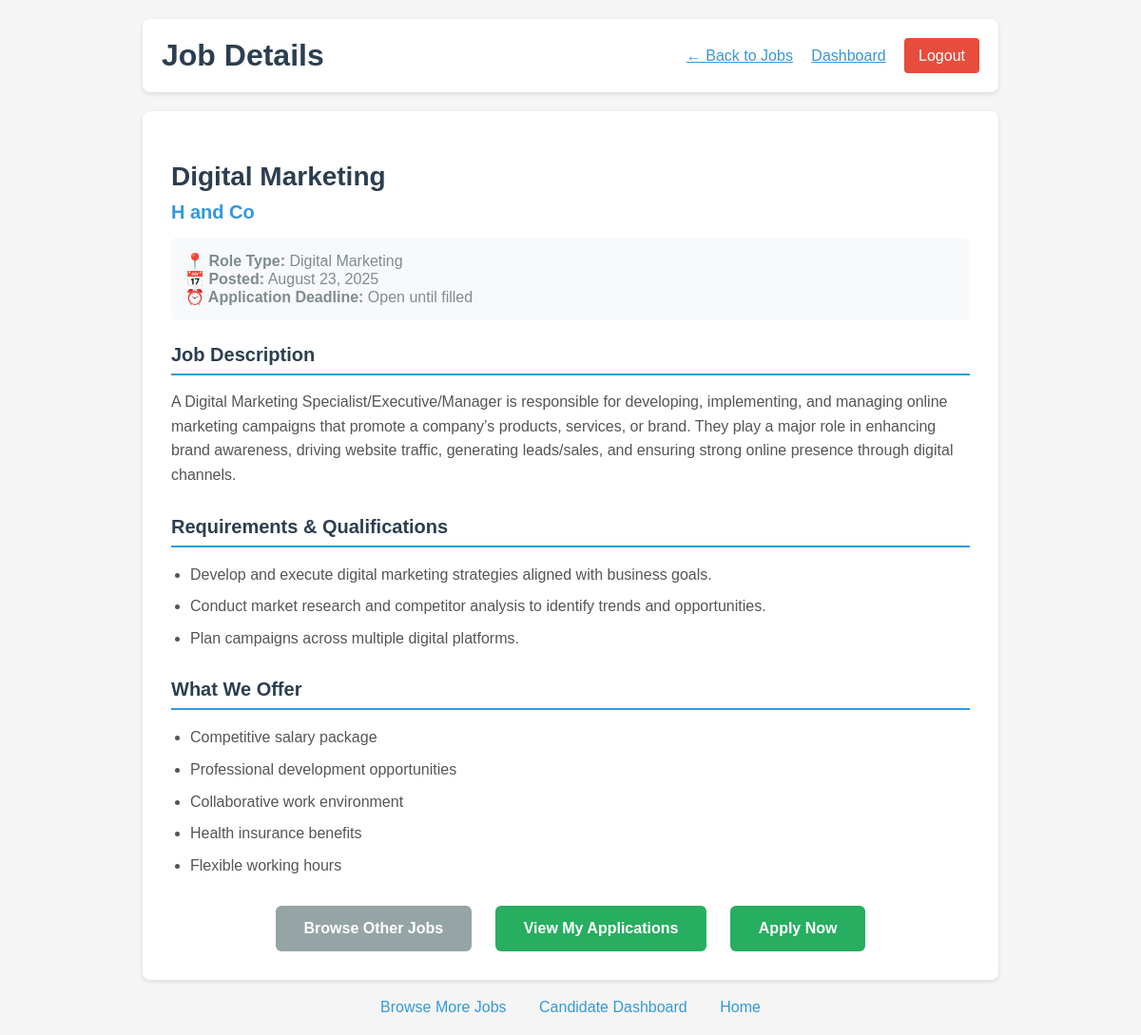
/job/3 (signed in), run on the app's committed database.
### app.py (models this page shows, shortened)
class Job(db.Model):
    id = db.Column(db.Integer, primary_key=True)
    title = db.Column(db.String(100), nullable=False)
    description = db.Column(db.Text, nullable=False)
    requirements = db.Column(db.Text)
    role_type = db.Column(db.String(50), nullable=False)  # e.g., 'Developer', 'UI/UX', 'Marketing'
    company_id = db.Column(db.Integer, db.ForeignKey('company.id'), nullable=False)
    date_posted = db.Column(db.DateTime, nullable=False, default=datetime.utcnow)
    applications = db.relationship('Application', backref='position', lazy=True)

class Company(UserMixin, db.Model):
    id = db.Column(db.Integer, primary_key=True)
    company_name = db.Column(db.String(100), unique=True, nullable=False)
    email = db.Column(db.String(120), unique=True, nullable=False)
    password_hash = db.Column(db.String(128))
    jobs = db.relationship('Job', backref='employer', lazy=True)

### app.py (the view)
@app.route('/job/<int:job_id>')
@login_required
def view_job(job_id):
    if not isinstance(current_user, Candidate):
        flash('Access denied. Please login as a candidate.', 'error')
        return redirect(url_for('login'))
    job = Job.query.get_or_404(job_id)
    application = Application.query.filter_by(
        candidate_id=current_user.id,
        job_id=job_id
    ).first()
    has_applied = application is not None
    application_status = None
    if has_applied:
        application_status = application.status
    return render_template('job_details.html',
                         user=current_user,
                         job=job,
                         has_applied=has_applied,
                         application=application,  # Add this line
                         application_status=application_status)

### app.py (called while the page is built)
@login_manager.user_loader
def load_user(user_id):
    print(f"Trying to load user with ID: {user_id}")
    if not user_id or '_' not in user_id:
        print("Invalid user ID format")
        return None
    try:
        user_type, id_num = user_id.split('_', 1)
        id_num = int(id_num)
        if user_type == 'candidate':
            user = Candidate.query.get(id_num)
            if user:
                print(f"Loaded candidate: {user.username}")
            return user
        elif user_type == 'company':
            user = Company.query.get(id_num)
            if user:
                print(f"Loaded company: {user.company_name}")
            return user
        else:
            print(f"Unknown user type: {user_type}")
            return None
    except ValueError:
        print(f"Invalid user ID format: {user_id}")
        return None

### templates/job_details.html (shortened to what this page needs)
<!DOCTYPE html>
<html lang="en">
<head>
</head>
<body>
    <div class="header">
        <h1 class="welcome">Job Details</h1>
        <div>
            <a href="{{ url_for('browse_jobs') }}" style="margin-right: 15px; color: #3498db;">← Back to Jobs</a>
            <a href="{{ url_for('candidate_dashboard') }}" style="margin-right: 15px; color: #3498db;">Dashboard</a>
            <a href="{{ url_for('logout') }}" class="logout-btn">Logout</a>
        </div>
    </div>
    <div class="job-details-container">
        <div class="job-header">
            <h2 class="job-title">{{ job.title }}</h2>
            <div class="company-name">{{ job.employer.company_name }}</div>
            <div class="job-meta">
                <strong>📍 Role Type:</strong> {{ job.role_type }}<br>
                <strong>📅 Posted:</strong> {{ job.date_posted.strftime('%B %d, %Y') }}<br>
                <strong>⏰ Application Deadline:</strong> Open until filled
            </div>
        </div>
        <div class="job-section">
            <h3 class="section-title">Job Description</h3>
            <div class="job-description">
                {{ job.description|replace('\n', '<br>')|safe }}
            </div>
        </div>
        {% if job.requirements %}
        <div class="job-section">
            <h3 class="section-title">Requirements & Qualifications</h3>
            <ul class="requirements-list">
                {% for requirement in job.requirements.split('\n') %}
                    {% if requirement.strip() %}
                        <li>{{ requirement }}</li>
                    {% endif %}
                {% endfor %}
            </ul>
        </div>
        {% endif %}
        <div class="job-section">
            <h3 class="section-title">What We Offer</h3>
            <ul class="requirements-list">
                <li>Competitive salary package</li>
                <li>Professional development opportunities</li>
                <li>Collaborative work environment</li>
                <li>Health insurance benefits</li>
                <li>Flexible working hours</li>
            </ul>
        </div>
        <div class="action-buttons">
            {% if has_applied %}
                <a href="{{ url_for('browse_jobs') }}" class="btn btn-secondary">Browse Other Jobs</a>
                <a href="{{ url_for('candidate_dashboard') }}" class="btn btn-primary">View My Applications</a>
            <a href="{{ url_for('assessment') }}" class="btn btn-primary">Apply Now</a>
            {% else %}
    <a href="{{ url_for('apply_job', job_id=job.id) }}" class="btn btn-primary">Apply Now</a>
      <a href="{{ url_for('browse_jobs') }}" class="btn btn-secondary">Back to Jobs</a>
            {% endif %}
        </div>
    </div>
    <div class="nav-links">
        <a href="{{ url_for('browse_jobs') }}">Browse More Jobs</a>
        <a href="{{ url_for('candidate_dashboard') }}">Candidate Dashboard</a>
        <a href="{{ url_for('home') }}">Home</a>
    </div>
</body>
</html>

### templates/job_details.html (style rules this page uses)
body { font-family: Arial, sans-serif; max-width: 900px; margin: 0 auto; padding: 20px; background-color: #f5f5f5; }
.header { display: flex; justify-content: space-between; align-items: center; background: white; padding: 20px; border-radius: 8px; box-shadow: 0 2px 5px rgba(0,0,0,0.1); margin-bottom: 20px; }
.welcome { color: #2c3e50; margin: 0; }
.logout-btn { background-color: #e74c3c; color: white; padding: 10px 15px; text-decoration: none; border-radius: 4px; }
.job-details-container { background: white; padding: 30px; border-radius: 8px; box-shadow: 0 2px 5px rgba(0,0,0,0.1); margin-bottom: 20px; }
.job-header { margin-bottom: 25px; }
.job-title { color: #2c3e50; margin-bottom: 10px; font-size: 28px; }
.company-name { color: #3498db; font-size: 20px; font-weight: bold; margin-bottom: 15px; }
.job-meta { color: #7f8c8d; margin-bottom: 20px; padding: 15px; background: #f8f9fa; border-radius: 6px; }
.job-section { margin-bottom: 30px; }
.section-title { color: #2c3e50; border-bottom: 2px solid #3498db; padding-bottom: 8px; margin-bottom: 15px; font-size: 20px; }
.job-description { line-height: 1.6; color: #555; font-size: 16px; }
.requirements-list { padding-left: 20px; line-height: 1.6; }
.requirements-list li { margin-bottom: 8px; color: #555; }
.action-buttons { margin-top: 30px; text-align: center; }
.btn { padding: 15px 30px; border: none; border-radius: 6px; cursor: pointer; text-decoration: none; display: inline-block; font-size: 16px; font-weight: bold; margin: 0 10px; transition: all 0.3s ease; }
.btn-primary { background-color: #27ae60; color: white; }
.btn-secondary { background-color: #95a5a6; color: white; }
.nav-links { text-align: center; margin-top: 20px; }
.nav-links a { color: #3498db; text-decoration: none; margin: 0 15px; }

### data on the page
Job: title "Digital Marketing", role_type "Digital Marketing", date_posted "August 23, 2025", description "A Digital Marketing Specialist/Executive/Manager is responsible for developing, implementing, and managing online marketing campaigns that promote a company’s products, services, or brand. They play a major role in enhancing brand awareness, driving website traffic, generating leads/sales, and ensuring strong online presence through digital channels."
Company: employer.company_name "H and Co"

### other printed values
{{ requirement }} "Develop and execute digital marketing strategies aligned with business goals." "Conduct market research and competitor analysis to identify trends and opportunities." "Plan campaigns across multiple digital platforms."
